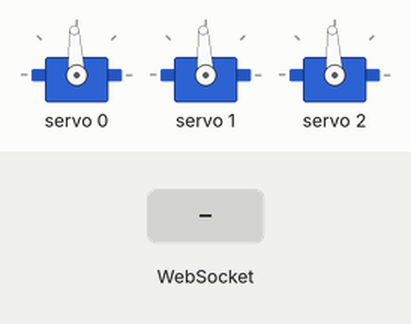
Simulated run of this sketch. Board: ESP32. On the bench: 3 × servo. The inputs (shaded band) are chosen by the test bench. WiFi joins after 1.5 s; servers stay silent unless stated; what the sketch prints to the serial monitor is not drawn.

Above: at 1.2 s.
1.3 s: WebSocket text "5" received
At 2.4 s:
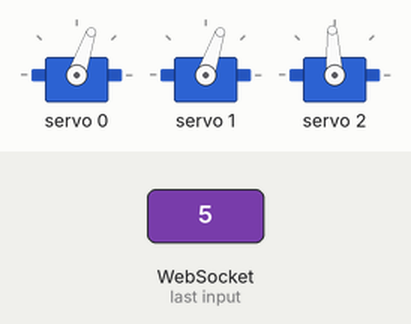
Timing chart, 0 to 4.3 s (numbered marks = the images above; inputs shaded):
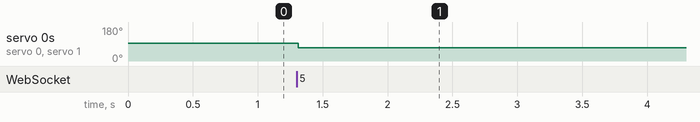

Measured:
- after the input at 1.3 s, servo 0, servo 1: 93° → 71° at once

The sketch:

Mushi.ino
```cpp
#include <Wire.h>
#include <Adafruit_PWMServoDriver.h>
#include <WiFi.h>
#include <ESPAsyncWebServer.h>
#include <AsyncTCP.h>

Adafruit_PWMServoDriver pwm = Adafruit_PWMServoDriver(0x40);

const char* AP_SSID = "ServoControl";
const char* AP_PASS = "servo1234";

#define RIGHT_SERVO 0
#define LEFT_SERVO  1
#define PAN_SERVO   2
#define SERVO_MIN   65
#define SERVO_MAX   105
#define SERVO_MID   90
#define MAX_DEG     20
#define PAN_MAX_DEG 40

AsyncWebServer server(80);
AsyncWebSocket ws("/ws");

int angleToPwm(int angle) {
  int pulse_us = 500 + (int)((angle / 180.0) * 2000);
  return (int)((pulse_us / 20000.0) * 4096);
}

void setFromJoystick(float joyX, float joyY) {
  float pitch = joyY * MAX_DEG;
  float roll  = -joyX * MAX_DEG;  // flipped to match head orientation

  int right_angle = constrain((int)(SERVO_MID + pitch + roll), SERVO_MIN, SERVO_MAX);
  int left_angle  = constrain((int)(SERVO_MID - pitch + roll), SERVO_MIN, SERVO_MAX);

  pwm.setPWM(RIGHT_SERVO, 0, angleToPwm(right_angle));
  pwm.setPWM(LEFT_SERVO,  0, angleToPwm(left_angle));
}

void setPan(float pan) {
  int pan_angle = constrain((int)(SERVO_MID + pan * PAN_MAX_DEG), 50, 130);
  pwm.setPWM(PAN_SERVO, 0, angleToPwm(pan_angle));
}

void onWsEvent(AsyncWebSocket* server, AsyncWebSocketClient* client,
               AwsEventType type, void* arg, uint8_t* data, size_t len) {
  if (type == WS_EVT_DATA) {
    AwsFrameInfo* info = (AwsFrameInfo*)arg;
    if (info->opcode == WS_TEXT) {
      data[len] = '\0';
      // Message format: "x,y,pan"  e.g. "0.45,-0.30,0.10"
      float x = 0, y = 0, pan = 0;
      sscanf((char*)data, "%f,%f,%f", &x, &y, &pan);
      x   = constrain(x,   -1.0f, 1.0f);
      y   = constrain(y,   -1.0f, 1.0f);
      pan = constrain(pan, -1.0f, 1.0f);
      setFromJoystick(x, y);
      setPan(pan);
    }
  }
}

const char INDEX_HTML[] PROGMEM = R"rawliteral(
<!DOCTYPE html>
<html>
<head>
  <meta name="viewport" content="width=device-width, initial-scale=1, user-scalable=no">
  <title>Tilt Control</title>
  <style>
    * { box-sizing: border-box; margin: 0; padding: 0; }
    body {
      font-family: sans-serif;
      background: #1a1a2e;
      color: #eee;
      display: flex;
      flex-direction: column;
      align-items: center;
      justify-content: center;
      height: 100vh;
      user-select: none;
    }
    h2 { margin-bottom: 36px; font-size: 1.4rem; letter-spacing: 1px; }
    #zone {
      position: relative;
      width: 280px;
      height: 280px;
      border-radius: 50%;
      background: #16213e;
      border: 2px solid #e94560;
      touch-action: none;
    }
    #zone::before, #zone::after {
      content: '';
      position: absolute;
      background: #ffffff18;
    }
    #zone::before { width: 1px; height: 100%; left: 50%; }
    #zone::after  { width: 100%; height: 1px; top: 50%; }
    #knob {
      position: absolute;
      width: 70px;
      height: 70px;
      border-radius: 50%;
      background: radial-gradient(circle at 35% 35%, #ff6b81, #e94560);
      box-shadow: 0 0 20px #e9456066;
      transform: translate(-50%, -50%);
      left: 50%; top: 50%;
      pointer-events: none;
    }
    #pan-wrap {
      display: flex;
      flex-direction: column;
      align-items: center;
      margin-top: 24px;
      width: 280px;
      gap: 6px;
    }
    #pan-label {
      font-size: 0.85rem;
      color: #aaa;
      letter-spacing: 1px;
    }
    #pan-slider {
      -webkit-appearance: none;
      width: 100%;
      height: 6px;
      border-radius: 3px;
      background: #16213e;
      border: 2px solid #e94560;
      outline: none;
      touch-action: pan-x;
    }
    #pan-slider::-webkit-slider-thumb {
      -webkit-appearance: none;
      width: 26px;
      height: 26px;
      border-radius: 50%;
      background: radial-gradient(circle at 35% 35%, #ff6b81, #e94560);
      box-shadow: 0 0 10px #e9456066;
      cursor: pointer;
    }
    #status {
      margin-top: 16px;
      font-size: 0.8rem;
      color: #aaa;
    }
    #status.connected { color: #4caf50; }
    #info {
      margin-top: 12px;
      font-size: 0.95rem;
      color: #aaa;
      text-align: center;
      line-height: 1.8;
    }
    #vals { color: #e94560; font-weight: bold; }
  </style>
</head>
<body>
  <h2>Tilt Control</h2>
  <div id="zone"><div id="knob"></div></div>
  <div id="pan-wrap">
    <span id="pan-label">PAN</span>
    <input type="range" id="pan-slider" min="-100" max="100" value="0">
  </div>
  <div id="status">Connecting...</div>
  <div id="info">
    <div id="vals">X: 0.00 &nbsp; Y: 0.00</div>
    <span id="angles">Right: 90° &nbsp; Left: 90°</span>
    <div id="pan-val">Pan: 90°</div>
  </div>

  <script>
    const zone      = document.getElementById('zone');
    const knob      = document.getElementById('knob');
    const vals      = document.getElementById('vals');
    const angles    = document.getElementById('angles');
    const status    = document.getElementById('status');
    const panSlider = document.getElementById('pan-slider');
    const panVal    = document.getElementById('pan-val');

    const R     = zone.offsetWidth / 2;
    const KR    = 35;
    const MAX_R = R - KR;
    const MAX_DEG = 20;

    // WebSocket
    let ws;
    function connectWS() {
      ws = new WebSocket('ws://' + location.hostname + '/ws');
      ws.onopen  = () => { status.textContent = 'Connected'; status.className = 'connected'; };
      ws.onclose = () => { status.textContent = 'Disconnected — retrying...'; status.className = ''; setTimeout(connectWS, 1000); };
    }
    connectWS();

    let active = false;
    let cx = 0, cy = 0;
    let lastX = 0, lastY = 0;
    let lastPan = 0;
    let rafId = null;

    function getCenter() {
      const rect = zone.getBoundingClientRect();
      cx = rect.left + rect.width  / 2;
      cy = rect.top  + rect.height / 2;
    }

    function sendState() {
      if (ws && ws.readyState === WebSocket.OPEN) {
        ws.send(lastX.toFixed(3) + ',' + lastY.toFixed(3) + ',' + lastPan.toFixed(3));
      }
    }

    function sendLoop() {
      if (!active) return;
      sendState();
      rafId = requestAnimationFrame(sendLoop);
    }

    function update(px, py) {
      let dx = px - cx;
      let dy = py - cy;
      const dist = Math.sqrt(dx*dx + dy*dy);
      if (dist > MAX_R) { dx = dx/dist*MAX_R; dy = dy/dist*MAX_R; }

      knob.style.left = (R + dx) + 'px';
      knob.style.top  = (R + dy) + 'px';

      lastX =  dx / MAX_R;
      lastY = -dy / MAX_R;

      const right = Math.round(90 + lastY * MAX_DEG - lastX * MAX_DEG);
      const left  = Math.round(90 - lastY * MAX_DEG - lastX * MAX_DEG);
      vals.innerHTML = `X: ${lastX.toFixed(2)} &nbsp; Y: ${lastY.toFixed(2)}`;
      angles.textContent = `Right: ${right}°   Left: ${left}°`;
    }

    function release() {
      if (!active) return;
      active = false;
      cancelAnimationFrame(rafId);
      knob.style.transition = 'left 0.2s, top 0.2s';
      knob.style.left = '50%';
      knob.style.top  = '50%';
      lastX = 0; lastY = 0;
      sendState();
      vals.innerHTML = 'X: 0.00 &nbsp; Y: 0.00';
      angles.textContent = 'Right: 90°   Left: 90°';
    }

    zone.addEventListener('mousedown', e => {
      active = true;
      knob.style.transition = 'none';
      getCenter(); update(e.clientX, e.clientY);
      rafId = requestAnimationFrame(sendLoop);
    });
    window.addEventListener('mousemove', e => { if (active) update(e.clientX, e.clientY); });
    window.addEventListener('mouseup', release);

    zone.addEventListener('touchstart', e => {
      e.preventDefault(); active = true;
      knob.style.transition = 'none';
      getCenter(); update(e.touches[0].clientX, e.touches[0].clientY);
      rafId = requestAnimationFrame(sendLoop);
    }, { passive: false });
    window.addEventListener('touchmove', e => {
      if (active) {
        e.preventDefault();
        update(e.touches[0].clientX, e.touches[0].clientY);
      }
    }, { passive: false });
    window.addEventListener('touchend', release);

    // Pan slider
    panSlider.addEventListener('input', () => {
      lastPan = panSlider.value / 100;
      const panAngle = Math.round(90 + lastPan * 40);
      panVal.textContent = `Pan: ${panAngle}°`;
      sendState();
    });
  </script>
</body>
</html>
)rawliteral";

void setup() {
  Serial.begin(115200);

  pwm.begin();
  pwm.setPWMFreq(50);
  delay(10);

  pwm.setPWM(RIGHT_SERVO, 0, angleToPwm(SERVO_MID));
  pwm.setPWM(LEFT_SERVO,  0, angleToPwm(SERVO_MID));
  pwm.setPWM(PAN_SERVO,   0, angleToPwm(SERVO_MID));
  Serial.println("Servos at 90.");

  WiFi.softAP(AP_SSID, AP_PASS);
  Serial.print("AP IP: "); Serial.println(WiFi.softAPIP());

  ws.onEvent(onWsEvent);
  server.addHandler(&ws);
  server.on("/", HTTP_GET, [](AsyncWebServerRequest* req) {
    req->send(200, "text/html", INDEX_HTML);
  });
  server.begin();
  Serial.println("WebSocket server started.");
}

void loop() {
  ws.cleanupClients();
}
```
